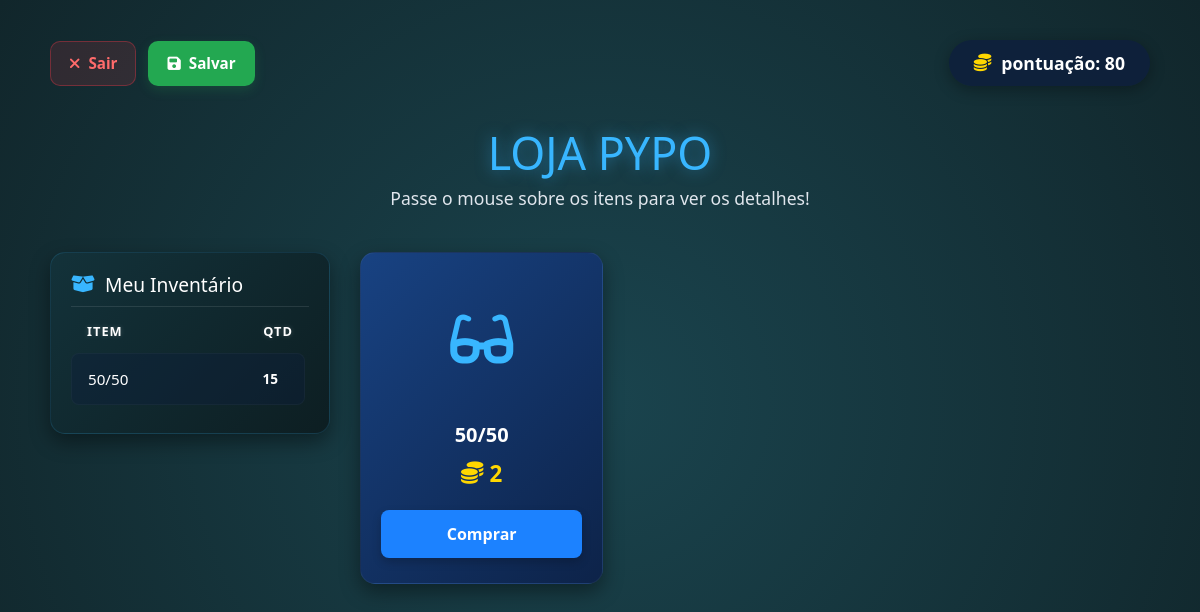
Screenshot of /loja (signed in) with the database file from the repository.
### models/EstoqueModel.py (models this page shows, shortened)
class EstoqueModel(bd.Model):
    __tablename__ = 'Estoque'
    qtd = bd.Column(bd.Integer, nullable=False)
    idUsuario = bd.Column(bd.Integer, bd.ForeignKey('Usuario.idUsuario'), primary_key=True)
    idItem = bd.Column(bd.Integer, bd.ForeignKey('Item.idItem'), primary_key=True)

### models/ItemModel.py (models this page shows)
class ItemModel(bd.Model):
   __tablename__ = 'Item'
   idItem = bd.Column(bd.Integer, primary_key=True, autoincrement=True)
   nome = bd.Column(bd.String(25), nullable=False)
   descricao = bd.Column(bd.String(99), nullable=False)
   valor = bd.Column(bd.Integer, nullable=False)
   def __repr__(self):
        return'<Item %r>' % self.nome

### views_funcionalidades.py (the view)
@app.route('/loja')
def loja():
    oItemController = ItemController()
    return oItemController.loja()

### app.py (called while the page is built)
@event.listens_for(Engine, "connect")
def set_sqlite_pragma(dbapi_connection, connection_record):
    cursor = dbapi_connection.cursor()
    cursor.execute("PRAGMA foreign_keys=ON")
    cursor.close()

### controllers/ItemController.py (called while the page is built)
    def loja(self):
        oItemService = ItemService()
        return oItemService.loja()

### dao/EstoqueDao.py (called while the page is built)
    def carregarEstoqueUsuario(self, idUsuario):
       return bd.session.query(ItemModel.nome, EstoqueModel.qtd).join(EstoqueModel, ItemModel.idItem == EstoqueModel.idItem).filter(EstoqueModel.idUsuario == idUsuario).all()

### dao/ItemDao.py (called while the page is built)
    def carregarItensLoja(self):
        listaItens = ItemModel.query.all()
        return listaItens

### dao/UsuarioDao.py (called while the page is built)
    def getPontuacao(self,idUsuario):
        usuario = UsuarioModel.query.filter_by(idUsuario=idUsuario).first()
        return usuario.pontuacao

### service/ItemService.py (called while the page is built)
    def loja(self):
            idUsuario = session['usuario_logado']
            oItemDao = ItemDao()
            oEstoqueDao = Estoquedao()
            oUsuarioDao = UsuarioDao()
            pontuacao = oUsuarioDao.getPontuacao(idUsuario)
            if not self.verificarLogin():
                flash('Faça login para acessar a loja', 'danger')
                return redirect(url_for('login'))
            listaItens = oItemDao.carregarItensLoja()
            listaEstoque = oEstoqueDao.carregarEstoqueUsuario(idUsuario)
            oItemView = ItemView()
            return oItemView.loja(listaItens, listaEstoque,pontuacao)

    def verificarLogin(self):
        if 'usuario_logado' not in session or session['usuario_logado'] is None:
            flash('Faça login para acessar esta página', 'danger')
            return False
        return True

### views/ItemView.py (called while the page is built)
    def loja(self,listaItens,listaEstoque,pontuacao):
        return render_template('loja.html', listaItens=listaItens, listaEstoque=listaEstoque,pontuacao=pontuacao)

### templates/loja.html (shortened to what this page needs)
{% extends "template.html" %}
{% block cabecalho %}
    <link rel="stylesheet" href="{{ url_for('static', filename='styles/loja.css') }}"/>
    <link rel="stylesheet" href="https://cdnjs.cloudflare.com/ajax/libs/font-awesome/6.4.0/css/all.min.css">
{% endblock %}
{% block corpo %}
<div class="tela-loja-container">
    <div class="loja-header-actions">
        <div class="grupo-botoes-sair">
            <a href="{{ url_for('modulo') }}" class="botao-sair-cancelar" title="Sair sem salvar">
                <i class="fa-solid fa-xmark"></i> Sair
            </a>
           <button class="botao-sair-salvar" title="Salvar compras e sair">
                <i class="fa-solid fa-floppy-disk"></i> Salvar
            </button>
        </div>
        <div class="saldo-usuario">
            <i class="fa-solid fa-coins" style="color: #ffd700;"></i>
            <span id="pontuacao">pontuação: {{ pontuacao }}</span>
        </div>
    </div>
    <h1 class="titulo-loja">Loja Pypo</h1>
    <p class="subtitulo-loja">Passe o mouse sobre os itens para ver os detalhes!</p>
    <div class="layout-loja-corpo">
        <aside class="secao-inventario">
            <h2><i class="fa-solid fa-box-open"></i> Meu Inventário</h2>
            <div class="inventario-cabecalho">
                <span class="txt-coluna">Item</span>
                <span class="txt-coluna">Qtd</span>
            </div>
            <div id="inventario-dados">
                {% for estoque in listaEstoque %}
                    <div class="item-inventario">
                        <span class="nome-item-inventario">{{ estoque.nome }}</span>
                        <span class="qtd-item-inventario">{{ estoque.qtd }}</span>
                    </div>
                {% endfor %}
            </div>
        </aside>
        <div class="grid-loja">
            {% for item in listaItens %}
            <div class="card-item">
                <div class="area-interativa">
                    <div class="icone-item">
                        <i class="fa-solid fa-glasses"></i>
                    </div>
                </div>
                <h3 class="nome-item">{{ item.nome }}</h3>
                <div class="preco-item">
                    <i class="fa-solid fa-coins"></i>
                    <span>{{ item.valor }}</span>
                </div>
                <button class="botao-comprar {{ item.idItem }}">Comprar</button>
            </div>
            {% endfor %}
        </div>
    </div>
</div>
{% endblock %}

### rows the page displays
EstoqueModel: nome "50/50", qtd "15"
ItemModel: nome "50/50", valor "2"

### other values shown
{{ pontuacao }} "80"
